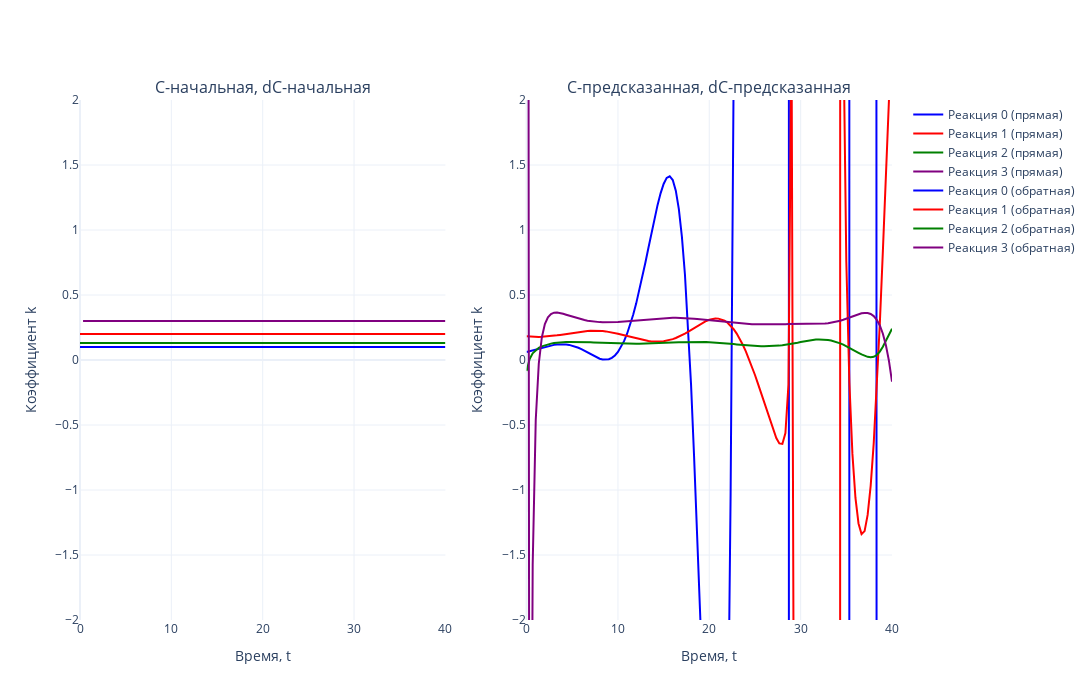

This figure's notebook cell:
### Markdown cell above
## Генерация k в ходе обратной задачи

### Code cell
# Задаем цвета (4 цвета для реакций)
colors = ['blue', 'red', 'green', 'purple']

# Создаем два подграфика (2 столбца, 1 строка)
fig = make_subplots(rows=1, cols=2, subplot_titles=['С-начальная, dC-начальная', 'С-предсказанная, dC-предсказанная'])

# Первый график (прямая задача)
for i in range(N_REACTION):  
    fig.add_trace(go.Scatter(
        x=tsteps, 
        y=k_TRUE[i, :], 
        mode='lines', 
        name=f'Реакция {i} (прямая)',
        line=dict(color=colors[i % len(colors)])  # Применяем цвета циклично
    ), row=1, col=1)

# Второй график (обратная задача)
for i in range(N_REACTION):  
    fig.add_trace(go.Scatter(
        x=tsteps, 
        y=k_predict[i, :], 
        mode='lines', 
        name=f'Реакция {i} (обратная)',
        line=dict(color=colors[i % len(colors)])  # Применяем цвета циклично
    ), row=1, col=2)

# Настройки общего макета
fig.update_layout(
    template='plotly_white',
    width=1700,  # Общая ширина холста
    height=700,  # Высота холста
    showlegend=True
)

# Ограничение оси Y
fig.update_yaxes(range=[-2, 2], title_text='Коэффициент k', row=1, col=1)
fig.update_yaxes(range=[-2, 2], title_text='Коэффициент k', row=1, col=2)

# Подписи оси X
fig.update_xaxes(title_text='Время, t', row=1, col=1)
fig.update_xaxes(title_text='Время, t', row=1, col=2)

# Отображение графика
fig.show()
